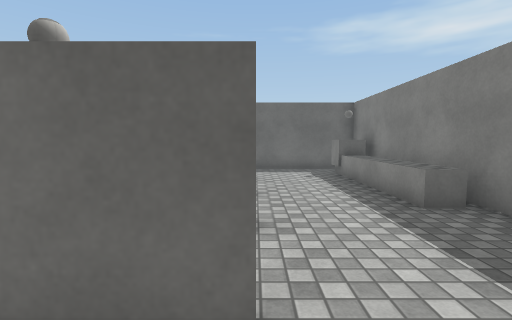
view 1 (above)

15 first-person views from a walk through a scene from a Unity 3-D project. The camera is 1.3 m above the floor, tilts 4° down and sees 85° across. The floor is counted in squares, 1 m on a side. Each view is taken from the middle of a square. On the plan, view 1 faces up. The plan holds only what a view shows up to about 13 squares ahead; the rest is blank. The player is left out. Surface patterns are stand-ins for the level's own textures.

view 2
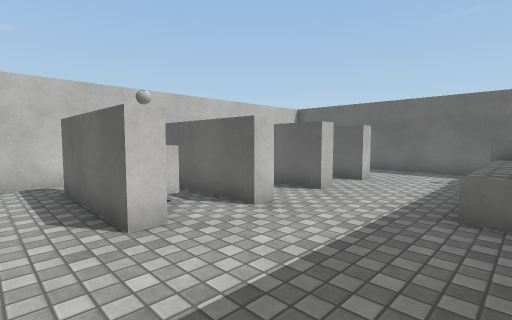

view 3
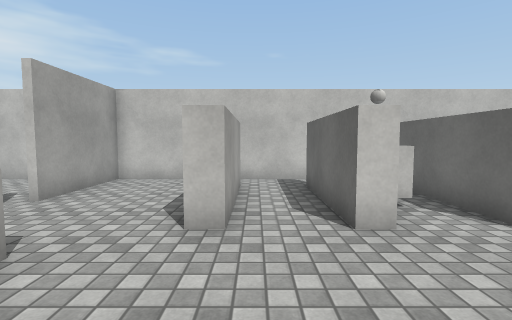

view 4
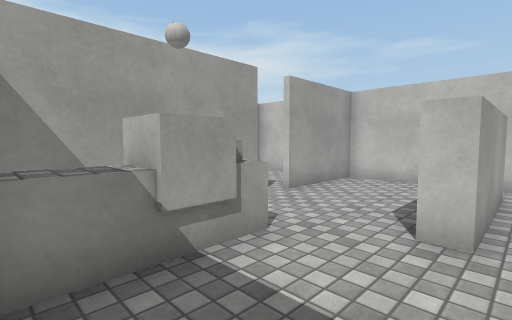

view 5
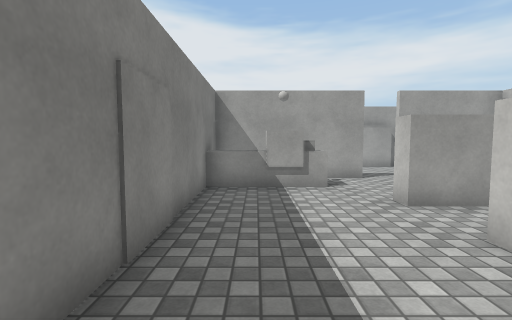

view 6
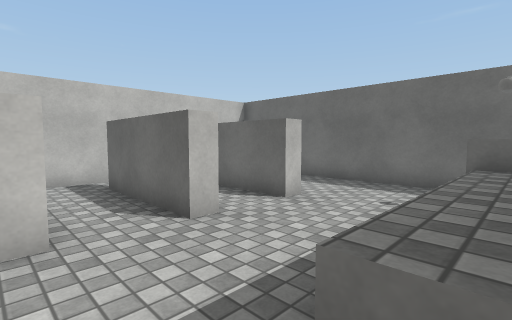

view 7
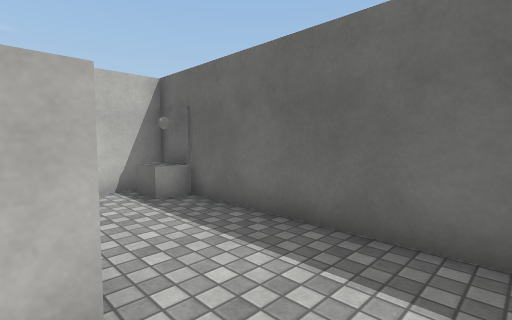

view 8
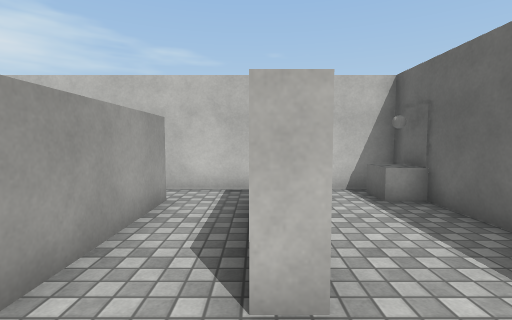

view 9
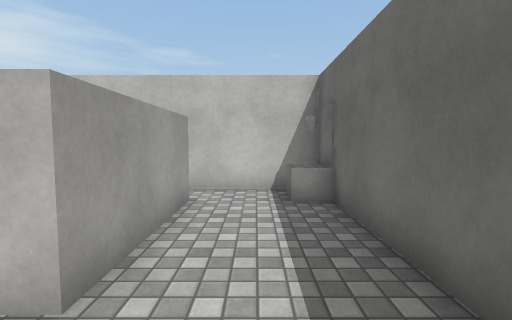

view 10
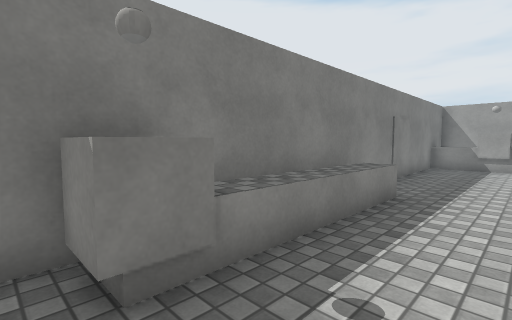

view 11
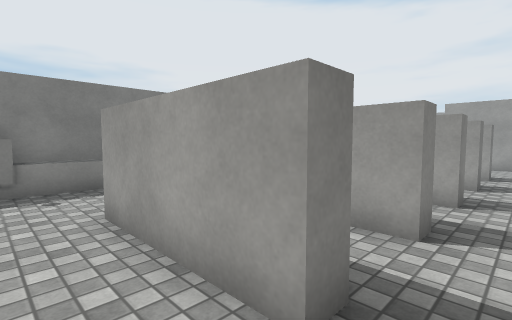

view 12
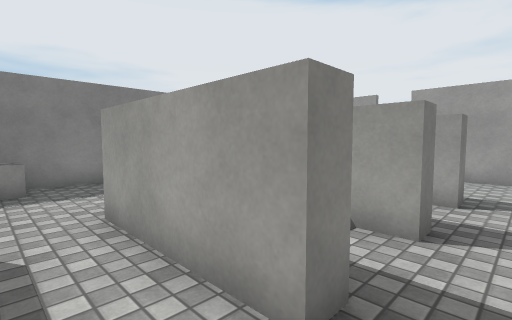

view 13
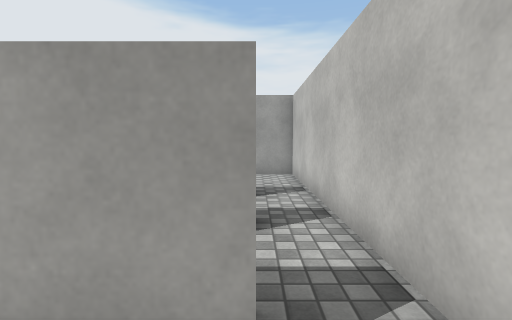

view 14
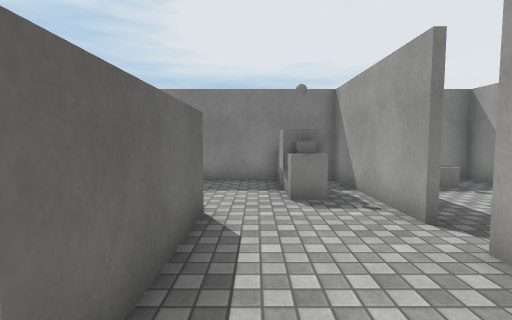

view 15
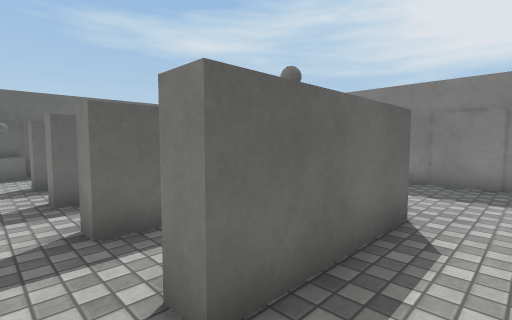

### Floor plan
Key: @ floor where view 1 was taken; # wall or solid block; x gap in a wall; . floor; ^ raised ledge; O other object.
Columns run from 6 left of view 1 to 5 right of it. Each row starts with its distance up from view 1.
 13 ############
 12 #OO........#
 11 #........OO#
 10 #........^^#
  9 #..####..^^#
  8 #........^^#
  7 #..####..^^#
  6 #........^^#
  5 #.........^#
  4 #..####....#
  3 #...OO.....#
  2 #..####...##
  1 #.........##
  0 #.....@....#
 -1 #..####....#
 -2 #..........#
 -3 #......O OO#
 -4 #.......OO##
 -5 ####x.######
 -6   ......

Positions as (right, up) in squares from view 1, and headings:
1: (0, 0), facing up
2: (4, 0), facing up-left
3: (4, 0), facing left
4: (4, 0), facing down-left
5: (3, 5), facing down
6: (4, 4), facing up-left
7: (2, 9), facing up-left
8: (2, 9), facing left
9: (2, 11), facing left
10: (1, 12), facing down-right
11: (-5, 11), facing down-right
12: (-5, 6), facing down-right
13: (-4, 6), facing down
14: (-5, -2), facing right
15: (-5, 0), facing up-right
